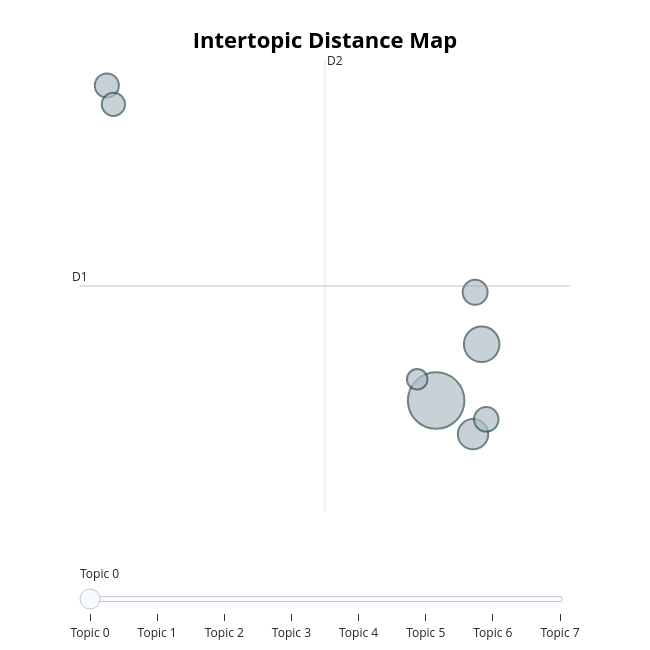

The cell this chart's notebook holds for it:
### Code cell
zh_topic_model.visualize_topics()

### Figure 1 — Plotly figure (JSON) as saved in the notebook; plotly's stock layout.template omitted (floating-point values rounded to 4 significant figures)
{"data": [{"customdata": [[0, "  | 以色列 | 伊朗 | 攻擊 | 真主黨", 160], [1, "  | 瓦希迪 | 務實派 | 體制 | 立場", 63], [2, "談判 | 伊朗 | 代表團 |   | 美國", 46], [3, "  | 重點 | 補充 | 表示 | 說", 31], [4, "伊朗 | 風險 |   | 看到 | 衝突", 30], [5, "圈子 | 核心 | 指揮官 | 瓦希迪及 | 派系", 29], [6, "科夫 | 格齊 | 阿拉 | 巴基斯坦 | 許納", 27], [7, "消息 | 媒體 | 告訴 | 一名 | 西方", 21]], "hovertemplate": "<b>Topic %{customdata[0]}</b><br>%{customdata[1]}<br>Size: %{customdata[2]}", "legendgroup": "", "marker": {"color": "#B0BEC5", "line": {"color": "DarkSlateGrey", "width": 2}, "size": [160, 63, 46, 31, 30, 29, 27, 21], "sizemode": "area", "sizeref": 0.1, "symbol": "circle"}, "mode": "markers", "name": "", "orientation": "v", "showlegend": false, "type": "scatter", "x": [16.88, 18.39, 18.11, 18.18, 18.54, 5.944, 6.162, 16.25], "xaxis": "x", "y": [-5.632, -4.979, -6.022, -4.375, -5.85, -1.975, -2.193, -5.385], "yaxis": "y"}], "layout": {"annotations": [{"showarrow": false, "text": "D1", "x": 5.052, "y": -4.302, "yshift": 10}, {"showarrow": false, "text": "D2", "x": 13.19, "xshift": 10, "y": -1.679}], "height": 650, "hoverlabel": {"bgcolor": "white", "font": {"family": "Rockwell", "size": 16}}, "legend": {"itemsizing": "constant", "tracegroupgap": 0}, "margin": {"t": 60}, "shapes": [{"line": {"color": "#CFD8DC", "width": 2}, "type": "line", "x0": 13.19, "x1": 13.19, "y0": -6.926, "y1": -1.679}, {"line": {"color": "#9E9E9E", "width": 2}, "type": "line", "x0": 5.052, "x1": 21.33, "y0": -4.302, "y1": -4.302}], "sliders": [{"active": 0, "pad": {"t": 50}, "steps": [{"args": [{"marker.color": [["red", "#B0BEC5", "#B0BEC5", "#B0BEC5", "#B0BEC5", "#B0BEC5", "#B0BEC5", "#B0BEC5"]]}], "label": "Topic 0", "method": "update"}, {"args": [{"marker.color": [["#B0BEC5", "red", "#B0BEC5", "#B0BEC5", "#B0BEC5", "#B0BEC5", "#B0BEC5", "#B0BEC5"]]}], "label": "Topic 1", "method": "update"}, {"args": [{"marker.color": [["#B0BEC5", "#B0BEC5", "red", "#B0BEC5", "#B0BEC5", "#B0BEC5", "#B0BEC5", "#B0BEC5"]]}], "label": "Topic 2", "method": "update"}, {"args": [{"marker.color": [["#B0BEC5", "#B0BEC5", "#B0BEC5", "red", "#B0BEC5", "#B0BEC5", "#B0BEC5", "#B0BEC5"]]}], "label": "Topic 3", "method": "update"}, {"args": [{"marker.color": [["#B0BEC5", "#B0BEC5", "#B0BEC5", "#B0BEC5", "red", "#B0BEC5", "#B0BEC5", "#B0BEC5"]]}], "label": "Topic 4", "method": "update"}, {"args": [{"marker.color": [["#B0BEC5", "#B0BEC5", "#B0BEC5", "#B0BEC5", "#B0BEC5", "red", "#B0BEC5", "#B0BEC5"]]}], "label": "Topic 5", "method": "update"}, {"args": [{"marker.color": [["#B0BEC5", "#B0BEC5", "#B0BEC5", "#B0BEC5", "#B0BEC5", "#B0BEC5", "red", "#B0BEC5"]]}], "label": "Topic 6", "method": "update"}, {"args": [{"marker.color": [["#B0BEC5", "#B0BEC5", "#B0BEC5", "#B0BEC5", "#B0BEC5", "#B0BEC5", "#B0BEC5", "red"]]}], "label": "Topic 7", "method": "update"}]}], "title": {"font": {"color": "Black", "size": 22}, "text": "<b>Intertopic Distance Map</b>", "x": 0.5, "xanchor": "center", "y": 0.95, "yanchor": "top"}, "width": 650, "xaxis": {"anchor": "y", "domain": [0, 1], "range": [5.052, 21.33], "title": {"text": ""}, "visible": false}, "yaxis": {"anchor": "x", "domain": [0, 1], "range": [-6.926, -1.679], "title": {"text": ""}, "visible": false}}}
